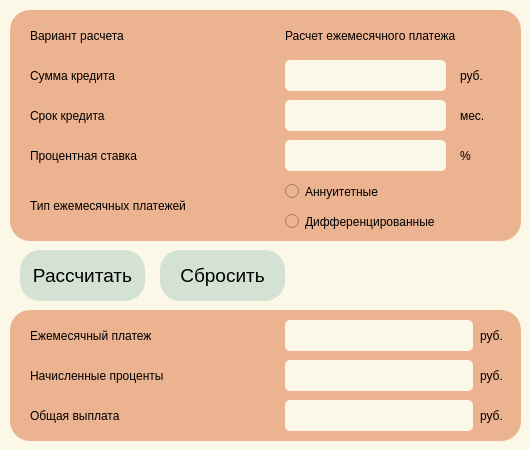
<?xml version="1.0" encoding="UTF-8"?>
<ui version="4.0">
 <class>CreditCalc</class>
 <widget class="QDialog" name="CreditCalc">
  <property name="geometry">
   <rect>
    <x>0</x>
    <y>0</y>
    <width>529</width>
    <height>450</height>
   </rect>
  </property>
  <property name="windowTitle">
   <string>Dialog</string>
  </property>
  <property name="styleSheet">
   <string notr="true">background-color: rgb(252, 248, 232);</string>
  </property>
  <widget class="QWidget" name="widget" native="true">
   <property name="geometry">
    <rect>
     <x>10</x>
     <y>10</y>
     <width>511</width>
     <height>231</height>
    </rect>
   </property>
   <property name="styleSheet">
    <string notr="true">background-color: rgb(236, 179, 144);
border-radius:20px;</string>
   </property>
   <widget class="QLabel" name="label_calculation_option">
    <property name="geometry">
     <rect>
      <x>20</x>
      <y>10</y>
      <width>231</width>
      <height>31</height>
     </rect>
    </property>
    <property name="text">
     <string>Вариант расчета</string>
    </property>
   </widget>
   <widget class="QLabel" name="label_loan_amount">
    <property name="geometry">
     <rect>
      <x>20</x>
      <y>50</y>
      <width>231</width>
      <height>31</height>
     </rect>
    </property>
    <property name="text">
     <string>Сумма кредита</string>
    </property>
   </widget>
   <widget class="QLabel" name="label_loan_term">
    <property name="geometry">
     <rect>
      <x>20</x>
      <y>90</y>
      <width>231</width>
      <height>31</height>
     </rect>
    </property>
    <property name="text">
     <string>Срок кредита</string>
    </property>
   </widget>
   <widget class="QLabel" name="label_Interest_rate_credit">
    <property name="geometry">
     <rect>
      <x>20</x>
      <y>130</y>
      <width>231</width>
      <height>31</height>
     </rect>
    </property>
    <property name="text">
     <string>Процентная ставка</string>
    </property>
   </widget>
   <widget class="QLabel" name="label_type_payments">
    <property name="geometry">
     <rect>
      <x>20</x>
      <y>180</y>
      <width>231</width>
      <height>31</height>
     </rect>
    </property>
    <property name="text">
     <string>Тип ежемесячных платежей</string>
    </property>
   </widget>
   <widget class="QLabel" name="label_type_credit">
    <property name="geometry">
     <rect>
      <x>275</x>
      <y>10</y>
      <width>231</width>
      <height>31</height>
     </rect>
    </property>
    <property name="text">
     <string>Расчет ежемесячного платежа</string>
    </property>
   </widget>
   <widget class="QLabel" name="label">
    <property name="geometry">
     <rect>
      <x>450</x>
      <y>50</y>
      <width>51</width>
      <height>31</height>
     </rect>
    </property>
    <property name="text">
     <string>руб.</string>
    </property>
   </widget>
   <widget class="QLineEdit" name="lineEdit_loan_amount">
    <property name="geometry">
     <rect>
      <x>275</x>
      <y>50</y>
      <width>161</width>
      <height>31</height>
     </rect>
    </property>
    <property name="styleSheet">
     <string notr="true">QLineEdit {
	background-color: rgb(252, 248, 232);
	border-radius: 5px;
}
</string>
    </property>
   </widget>
   <widget class="QLabel" name="label_2">
    <property name="geometry">
     <rect>
      <x>450</x>
      <y>90</y>
      <width>51</width>
      <height>31</height>
     </rect>
    </property>
    <property name="text">
     <string>мес.</string>
    </property>
   </widget>
   <widget class="QLineEdit" name="lineEdit_loan_term">
    <property name="geometry">
     <rect>
      <x>275</x>
      <y>90</y>
      <width>161</width>
      <height>31</height>
     </rect>
    </property>
    <property name="styleSheet">
     <string notr="true">QLineEdit {
	background-color: rgb(252, 248, 232);
	border-radius: 5px;
}</string>
    </property>
   </widget>
   <widget class="QLabel" name="label_3">
    <property name="geometry">
     <rect>
      <x>450</x>
      <y>130</y>
      <width>51</width>
      <height>31</height>
     </rect>
    </property>
    <property name="text">
     <string>%</string>
    </property>
   </widget>
   <widget class="QLineEdit" name="lineEdit_rate_credit">
    <property name="geometry">
     <rect>
      <x>275</x>
      <y>130</y>
      <width>161</width>
      <height>31</height>
     </rect>
    </property>
    <property name="styleSheet">
     <string notr="true">QLineEdit {
	background-color: rgb(252, 248, 232);
	border-radius: 5px;
}</string>
    </property>
   </widget>
   <widget class="QRadioButton" name="radioButton__type_2">
    <property name="geometry">
     <rect>
      <x>275</x>
      <y>200</y>
      <width>191</width>
      <height>23</height>
     </rect>
    </property>
    <property name="text">
     <string>Дифференцированные</string>
    </property>
   </widget>
   <widget class="QRadioButton" name="radioButton__type_1">
    <property name="geometry">
     <rect>
      <x>275</x>
      <y>170</y>
      <width>121</width>
      <height>23</height>
     </rect>
    </property>
    <property name="text">
     <string>Аннуитетные</string>
    </property>
   </widget>
  </widget>
  <widget class="QWidget" name="widget_2" native="true">
   <property name="geometry">
    <rect>
     <x>10</x>
     <y>310</y>
     <width>511</width>
     <height>131</height>
    </rect>
   </property>
   <property name="styleSheet">
    <string notr="true">background-color: rgb(236, 179, 144);
border-radius:20px;</string>
   </property>
   <widget class="QLabel" name="label_month_payment">
    <property name="geometry">
     <rect>
      <x>20</x>
      <y>10</y>
      <width>231</width>
      <height>31</height>
     </rect>
    </property>
    <property name="text">
     <string>Ежемесячный платеж</string>
    </property>
   </widget>
   <widget class="QLabel" name="label_accrued_interest">
    <property name="geometry">
     <rect>
      <x>20</x>
      <y>50</y>
      <width>231</width>
      <height>31</height>
     </rect>
    </property>
    <property name="text">
     <string>Начисленные проценты</string>
    </property>
   </widget>
   <widget class="QLabel" name="label_all">
    <property name="geometry">
     <rect>
      <x>20</x>
      <y>90</y>
      <width>231</width>
      <height>31</height>
     </rect>
    </property>
    <property name="text">
     <string>Общая выплата</string>
    </property>
   </widget>
   <widget class="QLabel" name="month_payment">
    <property name="geometry">
     <rect>
      <x>275</x>
      <y>10</y>
      <width>188</width>
      <height>31</height>
     </rect>
    </property>
    <property name="styleSheet">
     <string notr="true">QLabel {
	background-color: rgb(252, 248, 232);
	border-radius: 5px;
}</string>
    </property>
    <property name="text">
     <string/>
    </property>
   </widget>
   <widget class="QLabel" name="label_4">
    <property name="geometry">
     <rect>
      <x>470</x>
      <y>10</y>
      <width>30</width>
      <height>31</height>
     </rect>
    </property>
    <property name="text">
     <string>руб.</string>
    </property>
   </widget>
   <widget class="QLabel" name="label_5">
    <property name="geometry">
     <rect>
      <x>470</x>
      <y>50</y>
      <width>30</width>
      <height>31</height>
     </rect>
    </property>
    <property name="text">
     <string>руб.</string>
    </property>
   </widget>
   <widget class="QLabel" name="accrued_interest">
    <property name="geometry">
     <rect>
      <x>275</x>
      <y>50</y>
      <width>188</width>
      <height>31</height>
     </rect>
    </property>
    <property name="styleSheet">
     <string notr="true">QLabel {
	background-color: rgb(252, 248, 232);
	border-radius: 5px;
}</string>
    </property>
    <property name="text">
     <string/>
    </property>
   </widget>
   <widget class="QLabel" name="all">
    <property name="geometry">
     <rect>
      <x>275</x>
      <y>90</y>
      <width>188</width>
      <height>31</height>
     </rect>
    </property>
    <property name="styleSheet">
     <string notr="true">QLabel {
	background-color: rgb(252, 248, 232);
	border-radius: 5px;
}</string>
    </property>
    <property name="text">
     <string/>
    </property>
   </widget>
   <widget class="QLabel" name="label_6">
    <property name="geometry">
     <rect>
      <x>470</x>
      <y>90</y>
      <width>30</width>
      <height>31</height>
     </rect>
    </property>
    <property name="text">
     <string>руб.</string>
    </property>
   </widget>
  </widget>
  <widget class="QPushButton" name="pushButton_credit_go">
   <property name="geometry">
    <rect>
     <x>20</x>
     <y>250</y>
     <width>125</width>
     <height>51</height>
    </rect>
   </property>
   <property name="font">
    <font>
     <pointsize>14</pointsize>
    </font>
   </property>
   <property name="styleSheet">
    <string notr="true">QPushButton {
    background-color: rgb(212, 226, 212);
    border-radius: 20px;
    border-color: beige;
}
QPushButton:pressed {
    background-color: rgb(182, 205, 182);
    border-style: inset;
}</string>
   </property>
   <property name="text">
    <string>Рассчитать</string>
   </property>
  </widget>
  <widget class="QTableWidget" name="tableWidget">
   <property name="geometry">
    <rect>
     <x>540</x>
     <y>10</y>
     <width>570</width>
     <height>431</height>
    </rect>
   </property>
   <property name="styleSheet">
    <string notr="true">border-radius:20px;
</string>
   </property>
  </widget>
  <widget class="QPushButton" name="pushButton_credit_clear">
   <property name="geometry">
    <rect>
     <x>160</x>
     <y>250</y>
     <width>125</width>
     <height>51</height>
    </rect>
   </property>
   <property name="font">
    <font>
     <pointsize>14</pointsize>
    </font>
   </property>
   <property name="styleSheet">
    <string notr="true">QPushButton {
    background-color: rgb(212, 226, 212);
    border-radius: 20px;
    border-color: beige;
}
QPushButton:pressed {
    background-color: rgb(182, 205, 182);
    border-style: inset;
}</string>
   </property>
   <property name="text">
    <string>Сбросить</string>
   </property>
  </widget>
 </widget>
 <resources/>
 <connections/>
</ui>
